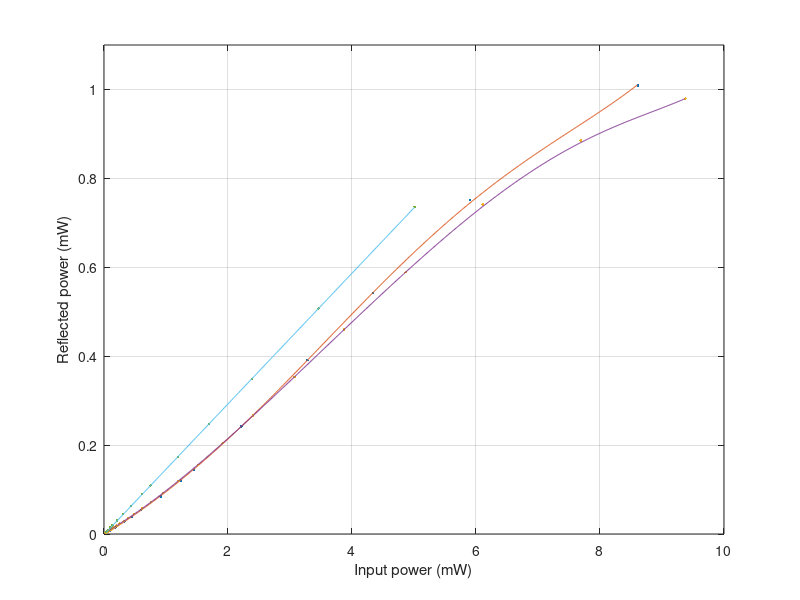

This chart was generated by the following MATLAB code:
clear

load SAM_measured0.txt  %1st measurement
a1 = 10.^(SAM_measured0(1:15,:)/10);
x1 = a1(1,1):0.01:a1(end,1);
Y1 = interp1(a1(:,1),a1(:,2),x1);
YY1 = polyfit(x1,Y1,5);
y1 = polyval(YY1,x1);
% plot(a1(:,1),a1(:,2),'.',x1,y1)

load SAM_measured1.txt  %2nd measurement 
a2 = 10.^(SAM_measured1(1:end-1,:)/10);
x2 = a2(1,1):0.01:a2(end,1);
Y2 = interp1(a2(:,1),a2(:,2),x2);
YY2 = polyfit(x2,Y2,8);
y2 = polyval(YY2,x2);
% plot(a2(:,1),a2(:,2),'.',x2,y2)

load Linear_mirror.txt %replace SAM with a regular mirror
a0 = 10.^(Linear_mirror/10);
x0 = a0(1,1):0.01:a0(end,1);
Y0 = interp1(a0(:,1),a0(:,2),x0);
YY0 = polyfit(x0,Y0,1);
y0 = polyval(YY0,x0);
% plot(a1(:,1),a1(:,2),'.',x1,y1,a0(:,1),a0(:,2)/2,'.',x0,y0/2)
% plot(a2(:,1),a2(:,2),'.',x2,y2,a0(:,1),a0(:,2)/2.2,'.',x0,y0/2.2)

plot(a1(:,1),a1(:,2),'.',x1,y1,a2(:,1),a2(:,2),'.',x2,y2,a0(:,1),a0(:,2)/2,'.',x0,y0/2)
axis([0 10 0 1.1])
grid
xlabel('Input power (mW)')
ylabel('Reflected power (mW)')
